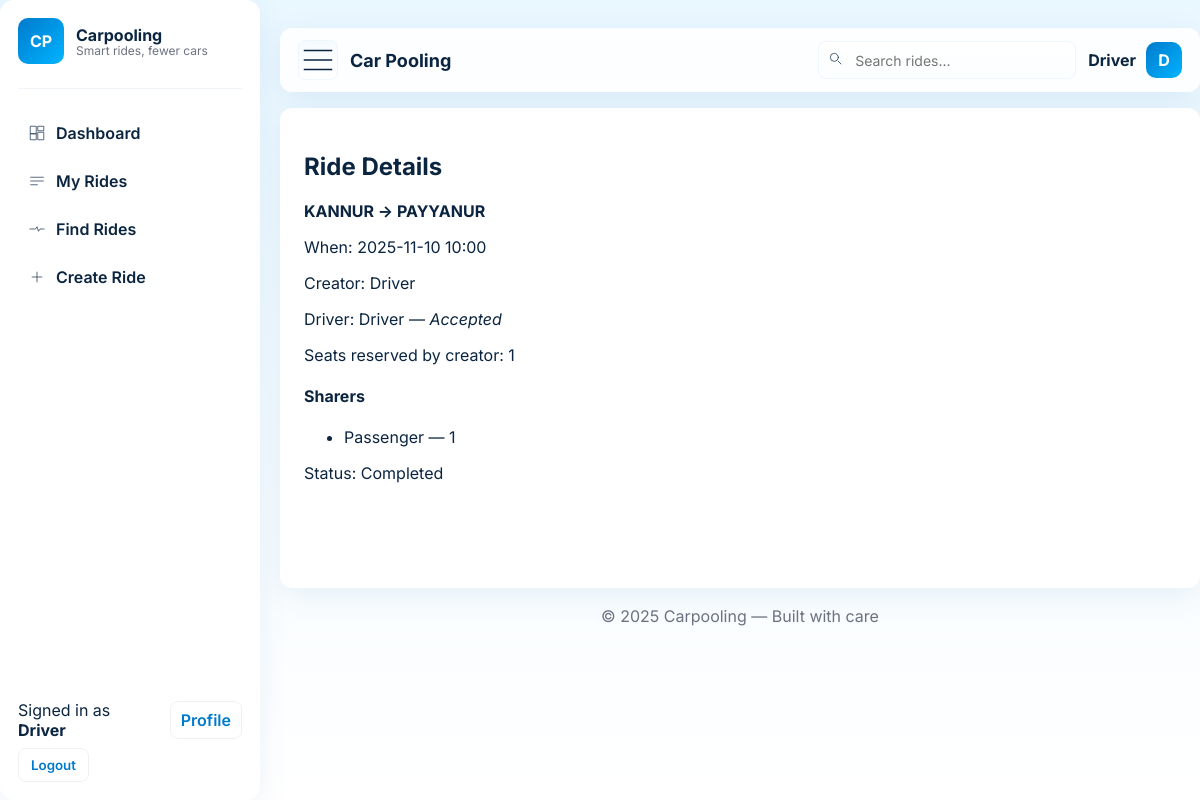
The page /ride/1/ (signed in) on the database its author committed.
### rides/models.py (models this page shows, shortened)
class Ride(models.Model):
    STATUS_OPEN = 'open'
    STATUS_DRIVING = 'driving'
    STATUS_COMPLETED = 'completed'
    STATUS_CHOICES = [
        (STATUS_OPEN, 'Open'),
        (STATUS_DRIVING, 'In Progress'),
        (STATUS_COMPLETED, 'Completed'),
    ]
    ASSIGN_NONE = 'none'        # no driver assigned yet
    ASSIGN_PENDING = 'pending'  # driver assigned, awaiting driver's acceptance
    ASSIGN_ACCEPTED = 'accepted'#
    ASSIGN_REJECTED = 'rejected'
    ASSIGN_CHOICES = [
        (ASSIGN_NONE, 'No driver'),
        (ASSIGN_PENDING, 'Pending'),
        (ASSIGN_ACCEPTED, 'Accepted'),
        (ASSIGN_REJECTED, 'Rejected'),
    ]
    rider = models.ForeignKey(User, on_delete=models.CASCADE, related_name='rides')  # creator
    driver = models.ForeignKey(User, on_delete=models.SET_NULL, null=True, blank=True,
                               related_name='driven_rides')
    source = models.CharField(max_length=200)
    destination = models.CharField(max_length=200)
    arrivaldate = models.DateTimeField()
    passenger = models.PositiveIntegerField(default=1)  # seats reserved by creator
    sharable = models.BooleanField(default=False)
    special = models.CharField(max_length=200, blank=True)
    status = models.CharField(max_length=20, choices=STATUS_CHOICES, default=STATUS_OPEN)
    assignment_status = models.CharField(
        max_length=20,
        choices=ASSIGN_CHOICES,
        default=ASSIGN_NONE
    )
    assigned_at = models.DateTimeField(null=True, blank=True)
    assigned_by = models.ForeignKey(User, on_delete=models.SET_NULL, null=True, blank=True,
                                    related_name='assignments_made')
    created_at = models.DateTimeField(auto_now_add=True)
    updated_at = models.DateTimeField(auto_now=True)
    class Meta:
        ordering = ['-arrivaldate', '-created_at']

class RideShare(models.Model):
    ride = models.ForeignKey(Ride, on_delete=models.CASCADE)
    sharer = models.ForeignKey(User, on_delete=models.CASCADE)
    passenger_count = models.PositiveIntegerField(default=1)
    joined_at = models.DateTimeField(auto_now_add=True)
    class Meta:
        unique_together = ('ride', 'sharer')
        ordering = ['-joined_at']

### rides/views.py (the view)
# urls.py: path('ride/<int:ride_id>/', views.ride_detail, name='ride_detail'),
@login_required
def ride_detail(request, ride_id):
    ride = get_object_or_404(Ride, id=ride_id)
    return render(request, 'rides/ride_detail.html', {'ride': ride})

### rides/templates/rides/ride_detail.html (shortened to what this page needs)
{% extends 'rides/base.html' %}
{% block content %}
<h2>Ride Details</h2>
<p><strong>{{ ride.source }} → {{ ride.destination }}</strong></p>
<p>When: {{ ride.arrivaldate|date:"Y-m-d H:i" }}</p>
<p>Creator: {{ ride.rider.username }}</p>
<p>
    Driver:
    {% if ride.driver %}
    {{ ride.driver.username }} — <em>{{ ride.get_assignment_status_display }}</em>
    {% else %}
    <span class="muted">Unassigned</span>
    {% endif %}
</p>
<p>Seats reserved by creator: {{ ride.passenger }}</p>
<h4>Sharers</h4>
<ul>
    {% for s in ride.rideshare_set.all %}
    <li>{{ s.sharer.username }} — {{ s.passenger_count }}</li>
    {% empty %}
    <li class="muted">No sharers</li>
    {% endfor %}
</ul>
<p>Status: {{ ride.get_status_display }}</p>
{% endblock %}

### rides/templates/rides/base.html (shortened to what this page needs)
{% load static %}
<!DOCTYPE html>
<html lang="en">
<head>
</head>
<body>
    <div class="app" id="appRoot">
        <aside class="sidebar" id="sidebar" role="navigation" aria-label="Main sidebar">
            <div class="sb-brand">
                <div class="sb-logo">CP</div>
                <div>
                    <div class="sb-title"><a href="{% url 'rides:dashboard' %}" style="color:inherit">Carpooling</a>
                    </div>
                    <div class="sb-tag">Smart rides, fewer cars</div>
                </div>
            </div>
            <div class="sb-sep"></div>
            <nav class="sb-nav" role="menu" aria-label="Primary">
                <a href="{% url 'rides:dashboard' %}"
                    class="sb-item {% if request.resolver_match.url_name == 'dashboard' %}active{% endif %}">
                    <svg viewBox="0 0 24 24" fill="none" stroke="currentColor">
                        <path d="M3 13h8V3H3v10zM13 21h8V11h-8v10zM13 3v6h8V3h-8zM3 21h8v-8H3v8z" />
                    </svg>
                    <span class="label">Dashboard</span>
                </a>
                <a href="{% url 'rides:my_rides' %}"
                    class="sb-item {% if request.resolver_match.url_name == 'my_rides' %}active{% endif %}">
                    <svg viewBox="0 0 24 24" fill="none" stroke="currentColor">
                        <path d="M3 7h18M3 12h18M3 17h10" />
                    </svg>
                    <span class="label">My Rides</span>
                </a>
                <a href="{% url 'rides:find_rides_to_share' %}"
                    class="sb-item {% if request.resolver_match.url_name == 'rides_list' %}active{% endif %}">
                    <svg viewBox="0 0 24 24" fill="none" stroke="currentColor">
                        <path d="M22 12h-6l-2 3-2-6-2 3H2" />
                    </svg>
                    <span class="label">Find Rides</span>
                </a>
                <a href="{% url 'rides:create_ride' %}"
                    class="sb-item {% if request.resolver_match.url_name == 'create_ride' %}active{% endif %}">
                    <svg viewBox="0 0 24 24" fill="none" stroke="currentColor">
                        <path d="M12 5v14M5 12h14" />
                    </svg>
                    <span class="label">Create Ride</span>
                </a>
            </nav>
            <div class="sb-footer">
                {% if user.is_authenticated %}
                <div style="display:flex;gap:10px;align-items:center">
                    <div style="flex:1">
                        <div class="small muted">Signed in as</div>
                        <div style="font-weight:700">{{ user.first_name|default:user.username }}</div>
                    </div>
                    <div style="text-align:right">
                        <a href="{% url 'rides:profile' %}" class="btn ghost" style="padding:8px 10px">Profile</a>
                    </div>
                </div>
                <form method="post" action="{% url 'rides:logout' %}">
                    <button type="submit" class="btn ghost">Logout</button>
                </form>
                {% else %}
                <a href="{% url 'rides:login' %}" class="btn">Login</a>
                {% endif %}
            </div>
        </aside>
        <div class="main-col">
            <header class="topbar" role="banner">
                <div class="top-left">
                    <div class="hamburger" id="sidebarToggle" aria-label="Toggle sidebar">
                        <svg viewBox="0 0 24 24" fill="none" stroke="currentColor">
                            <path d="M3 6h18M3 12h18M3 18h18" />
                        </svg>
                    </div>
                    <div class="top-title">{% block header_title %}Car Pooling{% endblock %}</div>
                </div>
                <div class="top-actions">
                    <div class="search" role="search" aria-label="Search rides"
                        style="padding:8px;border-radius:8px;background:linear-gradient(180deg,#fff,#fbfeff);border:1px solid #eef6ff">
                        <svg width="16" height="16" viewBox="0 0 24 24" fill="none"
                            style="opacity:.9; margin-right:6px">
                            <path d="M21 21l-4.35-4.35" stroke="currentColor" stroke-width="1.2"
                                stroke-linecap="round" />
                            <circle cx="11" cy="11" r="6" stroke="currentColor" stroke-width="1.2"
                                stroke-linecap="round" />
                        </svg>
                        <input aria-label="Search" placeholder="Search rides..."
                            style="border:0;background:transparent;outline:0;font-size:14px" />
                    </div>
                    <div class="user-area">
                        {% if user.is_authenticated %}
                        <div class="user-name" style="font-weight:700">{{ user.first_name|default:user.username }}</div>
                        <div class="avatar" id="userMenuBtn">{{ user.first_name|default:user.username|slice:":1"|upper}}
                        </div>
                        {% else %}
                        <a href="{% url 'rides:login' %}" class="btn">Login</a>
                        {% endif %}
                    </div>
                </div>
            </header>
            <main class="container" role="main">
                {% block content %}{% endblock %}
            </main>
            <footer style="text-align:center;color:var(--muted);margin:18px 0 34px;">
                © {% now "Y" %} Carpooling — Built with care
            </footer>
        </div>
    </div>
</body>
</html>

### rides/templates/rides/base.html (style rules this page uses)
:root { --sky-1: #e9f7ff; --sky-2: #ffffff; --accent-1: #00b4ff; --accent-2: #007acc; --surface: #ffffff; --muted: #6b7280; --text: #0b2540; --success: #2e7d32; --danger: #c62828; --shadow: 0 8px 30px rgba(4, 88, 150, 0.08); --radius-lg: 12px; --radius-md: 8px; --container-max: 1100px; --sidebar-width: 260px; --sidebar-collapsed: 76px; }
* { box-sizing: border-box; font-family: Inter, system-ui, -apple-system, "Segoe UI", Roboto, Arial; }
html, body { height: 100%; margin: 0; background: linear-gradient(180deg, var(--sky-1), var(--sky-2)); color: var(--text); -webkit-font-smoothing: antialiased; }
a { text-decoration: none; color: inherit; }
.app { display: flex; min-height: 100vh; gap: 20px; }
.sidebar { width: var(--sidebar-width); background: linear-gradient(180deg, rgba(255, 255, 255, 0.98), rgba(255, 255, 255, 0.95)); border-radius: 14px; padding: 18px; box-shadow: var(--shadow); flex-shrink: 0; display: flex; flex-direction: column; gap: 18px; transition: width .22s ease; }
.sb-brand { display: flex; align-items: center; gap: 12px; }
.sb-logo { width: 46px; height: 46px; border-radius: 10px; display: grid; place-items: center; font-weight: 700; color: #fff; background: linear-gradient(135deg, var(--accent-2), var(--accent-1)); }
.sb-title { font-weight: 700; font-size: 16px; }
.sb-tag { font-size: 12px; color: var(--muted); margin-top: -2px; }
.sb-sep { height: 1px; background: #f1f5f9; margin: 6px 0 0 0; border-radius: 2px; }
.sb-nav { display: flex; flex-direction: column; gap: 8px; margin-top: 6px; }
.sb-item { display: flex; align-items: center; gap: 10px; padding: 10px; border-radius: 10px; color: var(--text); font-weight: 600; }
.sb-item svg { width: 18px; height: 18px; opacity: .9; flex-shrink: 0; }
.sb-footer { margin-top: auto; display: flex; flex-direction: column; gap: 8px; }
.main-col { flex: 1 1 auto; display: flex; flex-direction: column; width: calc(100% - var(--sidebar-width)); max-width: calc(var(--container-max)); margin: 28px auto; }
header.topbar { display: flex; align-items: center; justify-content: space-between; gap: 12px; padding: 12px 18px; border-radius: 12px; background: rgba(255, 255, 255, 0.9); box-shadow: var(--shadow); }
.top-left { display: flex; align-items: center; gap: 12px; }
.hamburger { width: 40px; height: 40px; border-radius: 8px; display: grid; place-items: center; background: linear-gradient(180deg, #f6fbff, #ffffff); border: 1px solid #eef6ff; cursor: pointer; }
.top-title { font-size: 18px; font-weight: 700; color: var(--text); }
.top-actions { display: flex; align-items: center; gap: 12px; }
.user-area { display: flex; align-items: center; gap: 10px; }
.avatar { width: 36px; height: 36px; border-radius: 10px; background: linear-gradient(135deg, var(--accent-2), var(--accent-1)); display: grid; place-items: center; color: #fff; font-weight: 700; cursor: pointer; }
.container { background: var(--surface); border-radius: var(--radius-lg); padding: 24px; margin-top: 16px; box-shadow: var(--shadow); min-height: 60vh; }
.btn { background: linear-gradient(90deg, var(--accent-1), var(--accent-2)); color: white; padding: 8px 12px; border-radius: 8px; font-weight: 600; border: 0; cursor: pointer; }
.btn.ghost { background: transparent; color: var(--accent-2); border: 1px solid rgba(0, 0, 0, 0.06); }

### rows shown on the page
Ride: source "KANNUR", destination "PAYYANUR", arrivaldate "2025-11-10 10:00", rider.username "Driver", driver.username "Driver", assignment_status "Accepted", passenger "1", status "Completed"
RideShare: sharer.username "Passenger", passenger_count "1"

### other values the page prints
{{ user.first_name|default:user.username }} "Driver"
{{ user.first_name|default:user.username|slice:":1"|upper }} "D"
